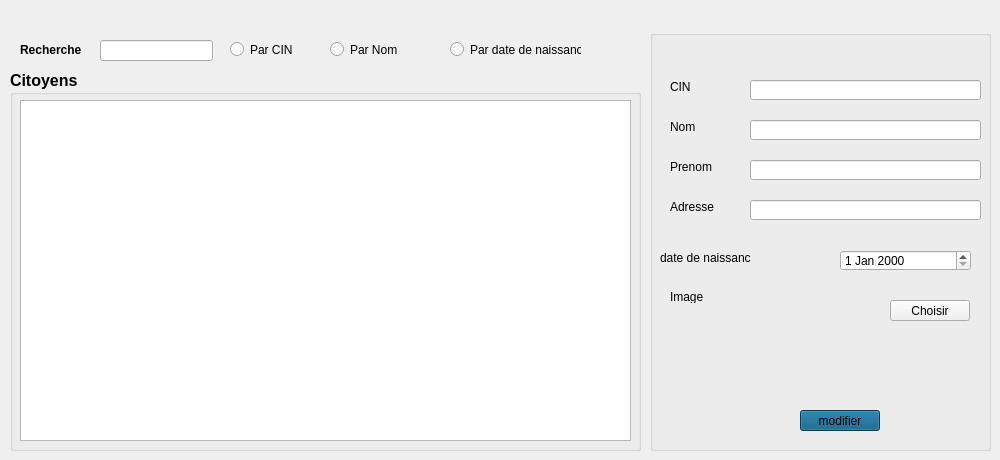
      <widget class="QWidget" name="modifiercitoyen">
       <attribute name="title">
        <string>Modifier</string>
       </attribute>
       <widget class="QGroupBox" name="groupBox_11">
        <property name="geometry">
         <rect>
          <x>650</x>
          <y>30</y>
          <width>341</width>
          <height>421</height>
         </rect>
        </property>
        <property name="title">
         <string/>
        </property>
        <widget class="QLabel" name="label_82">
         <property name="geometry">
          <rect>
           <x>20</x>
           <y>260</y>
           <width>47</width>
           <height>13</height>
          </rect>
         </property>
         <property name="text">
          <string>Image</string>
         </property>
        </widget>
        <widget class="QDateEdit" name="dateN_modif">
         <property name="geometry">
          <rect>
           <x>190</x>
           <y>220</y>
           <width>131</width>
           <height>21</height>
          </rect>
         </property>
        </widget>
        <widget class="QLabel" name="label_83">
         <property name="geometry">
          <rect>
           <x>10</x>
           <y>220</y>
           <width>91</width>
           <height>16</height>
          </rect>
         </property>
         <property name="text">
          <string>date de naissance</string>
         </property>
        </widget>
        <widget class="QLineEdit" name="le_adresse_modif">
         <property name="geometry">
          <rect>
           <x>100</x>
           <y>170</y>
           <width>231</width>
           <height>20</height>
          </rect>
         </property>
         <property name="text">
          <string/>
         </property>
        </widget>
        <widget class="QLineEdit" name="le_prenom_modif">
         <property name="geometry">
          <rect>
           <x>100</x>
           <y>130</y>
           <width>231</width>
           <height>20</height>
          </rect>
         </property>
         <property name="text">
          <string/>
         </property>
        </widget>
        <widget class="QLineEdit" name="le_nom_modif">
         <property name="geometry">
          <rect>
           <x>100</x>
           <y>90</y>
           <width>231</width>
           <height>20</height>
          </rect>
         </property>
         <property name="text">
          <string/>
         </property>
        </widget>
        <widget class="QLineEdit" name="le_cin_modif">
         <property name="geometry">
          <rect>
           <x>100</x>
           <y>50</y>
           <width>231</width>
           <height>20</height>
          </rect>
         </property>
         <property name="text">
          <string/>
         </property>
        </widget>
        <widget class="QLabel" name="label_84">
         <property name="geometry">
          <rect>
           <x>20</x>
           <y>130</y>
           <width>47</width>
           <height>13</height>
          </rect>
         </property>
         <property name="text">
          <string>Prenom</string>
         </property>
        </widget>
        <widget class="QLabel" name="label_85">
         <property name="geometry">
          <rect>
           <x>20</x>
           <y>170</y>
           <width>47</width>
           <height>13</height>
          </rect>
         </property>
         <property name="text">
          <string>Adresse</string>
         </property>
        </widget>
        <widget class="QPushButton" name="pushButton_3">
         <property name="geometry">
          <rect>
           <x>240</x>
           <y>270</y>
           <width>80</width>
           <height>21</height>
          </rect>
         </property>
         <property name="text">
          <string>Choisir</string>
         </property>
        </widget>
        <widget class="QLabel" name="label_86">
         <property name="geometry">
          <rect>
           <x>20</x>
           <y>90</y>
           <width>47</width>
           <height>13</height>
          </rect>
         </property>
         <property name="text">
          <string>Nom</string>
         </property>
        </widget>
        <widget class="QLabel" name="label_87">
         <property name="geometry">
          <rect>
           <x>20</x>
           <y>50</y>
           <width>47</width>
           <height>13</height>
          </rect>
         </property>
         <property name="text">
          <string>CIN</string>
         </property>
        </widget>
        <widget class="QLabel" name="label_88">
         <property name="geometry">
          <rect>
           <x>90</x>
           <y>260</y>
           <width>141</width>
           <height>101</height>
          </rect>
         </property>
         <property name="text">
          <string/>
         </property>
        </widget>
        <widget class="QPushButton" name="update_button">
         <property name="geometry">
          <rect>
           <x>150</x>
           <y>380</y>
           <width>80</width>
           <height>21</height>
          </rect>
         </property>
         <property name="styleSheet">
          <string notr="true">background-color: rgb(0, 85, 127);</string>
         </property>
         <property name="text">
          <string>modifier</string>
         </property>
        </widget>
        <zorder>label_82</zorder>
        <zorder>label_83</zorder>
        <zorder>label_84</zorder>
        <zorder>label_85</zorder>
        <zorder>label_86</zorder>
        <zorder>label_87</zorder>
        <zorder>label_88</zorder>
        <zorder>dateN_modif</zorder>
        <zorder>le_adresse_modif</zorder>
        <zorder>le_prenom_modif</zorder>
        <zorder>le_nom_modif</zorder>
        <zorder>le_cin_modif</zorder>
        <zorder>update_button</zorder>
        <zorder>pushButton_3</zorder>
       </widget>
       <widget class="QLineEdit" name="lineEdit_17">
        <property name="geometry">
         <rect>
          <x>100</x>
          <y>40</y>
          <width>113</width>
          <height>21</height>
         </rect>
        </property>
       </widget>
       <widget class="QRadioButton" name="rb_nom">
        <property name="geometry">
         <rect>
          <x>330</x>
          <y>40</y>
          <width>84</width>
          <height>19</height>
         </rect>
        </property>
        <property name="text">
         <string>Par Nom</string>
        </property>
       </widget>
       <widget class="QRadioButton" name="rb_date_naissance">
        <property name="geometry">
         <rect>
          <x>450</x>
          <y>40</y>
          <width>131</width>
          <height>19</height>
         </rect>
        </property>
        <property name="text">
         <string>Par date de naissance</string>
        </property>
       </widget>
       <widget class="QRadioButton" name="rb_cin">
        <property name="geometry">
         <rect>
          <x>230</x>
          <y>40</y>
          <width>84</width>
          <height>19</height>
         </rect>
        </property>
        <property name="text">
         <string>Par CIN</string>
        </property>
       </widget>
       <widget class="QGroupBox" name="groupBox_12">
        <property name="geometry">
         <rect>
          <x>10</x>
          <y>70</y>
          <width>631</width>
          <height>381</height>
         </rect>
        </property>
        <property name="font">
         <font>
          <pointsize>12</pointsize>
          <weight>75</weight>
          <bold>true</bold>
         </font>
        </property>
        <property name="title">
         <string>Citoyens</string>
        </property>
        <widget class="QTableView" name="tab_citoyen_modifier">
         <property name="geometry">
          <rect>
           <x>10</x>
           <y>30</y>
           <width>611</width>
           <height>341</height>
          </rect>
         </property>
        </widget>
       </widget>
       <widget class="QLabel" name="label_89">
        <property name="geometry">
         <rect>
          <x>20</x>
          <y>40</y>
          <width>71</width>
          <height>20</height>
         </rect>
        </property>
        <property name="font">
         <font>
          <pointsize>9</pointsize>
          <weight>75</weight>
          <bold>true</bold>
         </font>
        </property>
        <property name="text">
         <string>Recherche </string>
        </property>
       </widget>
       <zorder>label_89</zorder>
       <zorder>groupBox_12</zorder>
       <zorder>groupBox_11</zorder>
       <zorder>lineEdit_17</zorder>
       <zorder>rb_nom</zorder>
       <zorder>rb_date_naissance</zorder>
       <zorder>rb_cin</zorder>
      </widget>
